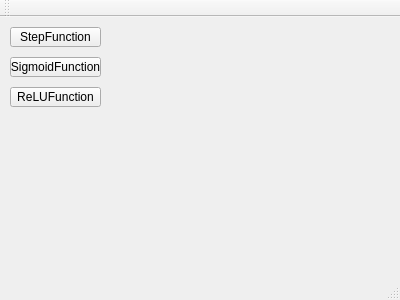
<?xml version="1.0" encoding="UTF-8"?>
<ui version="4.0">
 <class>MainWindow</class>
 <widget class="QMainWindow" name="MainWindow">
  <property name="geometry">
   <rect>
    <x>0</x>
    <y>0</y>
    <width>400</width>
    <height>300</height>
   </rect>
  </property>
  <property name="windowTitle">
   <string>MainWindow</string>
  </property>
  <widget class="QWidget" name="centralWidget">
   <widget class="QPushButton" name="pushButton">
    <property name="geometry">
     <rect>
      <x>10</x>
      <y>10</y>
      <width>91</width>
      <height>20</height>
     </rect>
    </property>
    <property name="text">
     <string>StepFunction</string>
    </property>
   </widget>
   <widget class="QPushButton" name="pushButton_2">
    <property name="geometry">
     <rect>
      <x>10</x>
      <y>40</y>
      <width>91</width>
      <height>20</height>
     </rect>
    </property>
    <property name="text">
     <string>SigmoidFunction</string>
    </property>
   </widget>
   <widget class="QPushButton" name="pushButton_3">
    <property name="geometry">
     <rect>
      <x>10</x>
      <y>70</y>
      <width>91</width>
      <height>20</height>
     </rect>
    </property>
    <property name="text">
     <string>ReLUFunction</string>
    </property>
   </widget>
  </widget>
  <widget class="QMenuBar" name="menuBar">
   <property name="geometry">
    <rect>
     <x>0</x>
     <y>0</y>
     <width>400</width>
     <height>20</height>
    </rect>
   </property>
  </widget>
  <widget class="QToolBar" name="mainToolBar">
   <attribute name="toolBarArea">
    <enum>TopToolBarArea</enum>
   </attribute>
   <attribute name="toolBarBreak">
    <bool>false</bool>
   </attribute>
  </widget>
  <widget class="QStatusBar" name="statusBar"/>
 </widget>
 <layoutdefault spacing="6" margin="11"/>
 <resources/>
 <connections/>
</ui>
